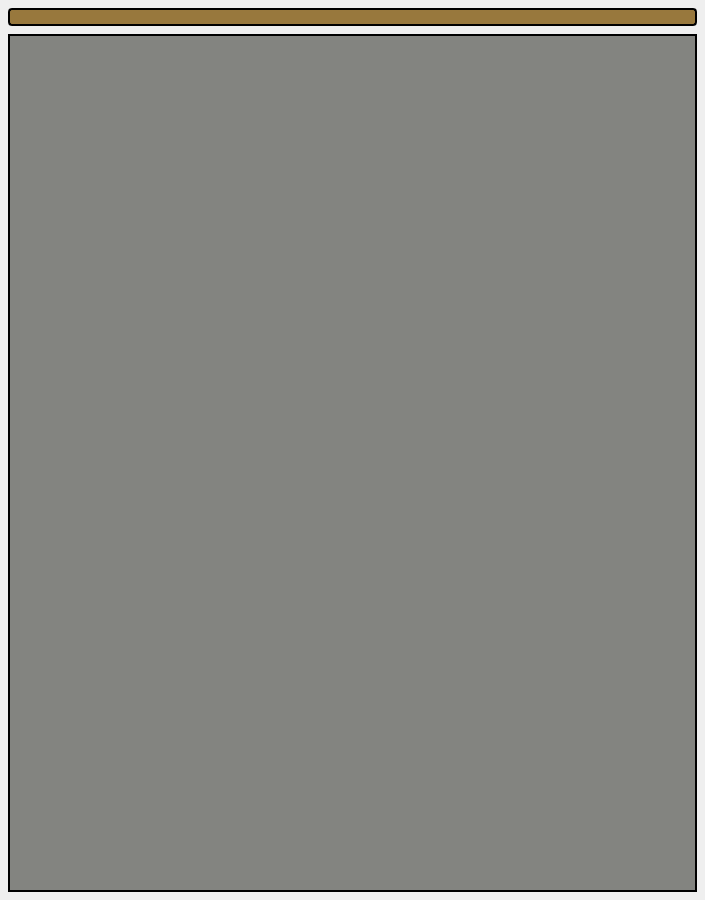
<?xml version="1.0" encoding="UTF-8"?>
<ui version="4.0">
 <class>OutputTextDisplay</class>
 <widget class="QWidget" name="OutputTextDisplay">
  <property name="geometry">
   <rect>
    <x>0</x>
    <y>0</y>
    <width>705</width>
    <height>900</height>
   </rect>
  </property>
  <property name="sizePolicy">
   <sizepolicy hsizetype="Expanding" vsizetype="Expanding">
    <horstretch>0</horstretch>
    <verstretch>0</verstretch>
   </sizepolicy>
  </property>
  <property name="minimumSize">
   <size>
    <width>400</width>
    <height>300</height>
   </size>
  </property>
  <property name="windowTitle">
   <string>OutputTextDisplay</string>
  </property>
  <property name="autoFillBackground">
   <bool>false</bool>
  </property>
  <property name="styleSheet">
   <string notr="true">/* ---------------------------------------------------------------------------

    WARNING! File created programmatically. All changes made in this file will be lost!

    Created by the qtsass compiler v0.3.0

    The definitions are in the &quot;qdarkstyle.qss._styles.scss&quot; module

--------------------------------------------------------------------------- */
/* Light Style - QDarkStyleSheet ------------------------------------------ */
/*

See Qt documentation:

  - https://doc.qt.io/qt-5/stylesheet.html
  - https://doc.qt.io/qt-5/stylesheet-reference.html
  - https://doc.qt.io/qt-5/stylesheet-examples.html

--------------------------------------------------------------------------- */
/* Reset elements ------------------------------------------------------------

Resetting everything helps to unify styles across different operating systems

--------------------------------------------------------------------------- */
* {
  padding: 0px;
  margin: 0px;
  border: 0px;
  border-style: none;
  border-image: none;
  outline: 0;
}

/* specific reset for elements inside QToolBar */
QToolBar * {
  margin: 0px;
  padding: 0px;
}

/* QWidget ----------------------------------------------------------------

--------------------------------------------------------------------------- */
QWidget {
	/*background-color: #19232D;*/
	
	background-color: rgb(46, 65, 83);

  border: 0px solid #455364;
  padding: 0px;
  color: #E0E1E3;
  selection-background-color: #346792;
  selection-color: #E0E1E3;
}

QWidget:disabled {
  background-color: #19232D;
  color: #9DA9B5;
  selection-background-color: #26486B;
  selection-color: #9DA9B5;
}

QWidget::item:selected {
  background-color: #346792;
}

QWidget::item:hover:!selected {
  background-color: #1A72BB;
}

/* QMainWindow ------------------------------------------------------------

This adjusts the splitter in the dock widget, not qsplitter
https://doc.qt.io/qt-5/stylesheet-examples.html#customizing-qmainwindow

--------------------------------------------------------------------------- */
QMainWindow::separator {
  background-color: #455364;
  border: 0px solid #19232D;
  spacing: 0px;
  padding: 2px;
}

QMainWindow::separator:hover {
  background-color: #60798B;
  border: 0px solid #1A72BB;
}

QMainWindow::separator:horizontal {
  width: 5px;
  margin-top: 2px;
  margin-bottom: 2px;
  image: url(&quot;:/qss_icons/dark/rc/toolbar_separator_vertical.png&quot;);
}

QMainWindow::separator:vertical {
  height: 5px;
  margin-left: 2px;
  margin-right: 2px;
  image: url(&quot;:/qss_icons/dark/rc/toolbar_separator_horizontal.png&quot;);
}

/* QToolTip ---------------------------------------------------------------

https://doc.qt.io/qt-5/stylesheet-examples.html#customizing-qtooltip

--------------------------------------------------------------------------- */
QToolTip {
  background-color: #346792;
  color: #E0E1E3;
  /* If you remove the border property, background stops working on Windows */
  border: none;
  /* Remove padding, for fix combo box tooltip */
  padding: 0px;
  /* Remove opacity, fix #174 - may need to use RGBA */
}

/* QStatusBar -------------------------------------------------------------

https://doc.qt.io/qt-5/stylesheet-examples.html#customizing-qstatusbar

--------------------------------------------------------------------------- */
QStatusBar {
  border: 1px solid #455364;
  /* Fixes Spyder #9120, #9121 */
  background: #455364;
  /* Fixes #205, white vertical borders separating items */
}

QStatusBar::item {
  border: none;
}

QStatusBar QToolTip {
  background-color: #1A72BB;
  border: 1px solid #19232D;
  color: #19232D;
  /* Remove padding, for fix combo box tooltip */
  padding: 0px;
  /* Reducing transparency to read better */
  opacity: 230;
}

QStatusBar QLabel {
  /* Fixes Spyder #9120, #9121 */
  background: transparent;
}

/* QCheckBox --------------------------------------------------------------

https://doc.qt.io/qt-5/stylesheet-examples.html#customizing-qcheckbox

--------------------------------------------------------------------------- */
QCheckBox {
  background-color: #19232D;
  color: #E0E1E3;
  spacing: 4px;
  outline: none;
  padding-top: 4px;
  padding-bottom: 4px;
}

QCheckBox:focus {
  border: none;
}

QCheckBox QWidget:disabled {
  background-color: #19232D;
  color: #9DA9B5;
}

QCheckBox::indicator {
  margin-left: 2px;
  height: 14px;
  width: 14px;
}

QCheckBox::indicator:unchecked {
  image: url(&quot;:/qss_icons/dark/rc/checkbox_unchecked.png&quot;);
}

QCheckBox::indicator:unchecked:hover, QCheckBox::indicator:unchecked:focus, QCheckBox::indicator:unchecked:pressed {
  border: none;
  image: url(&quot;:/qss_icons/dark/rc/checkbox_unchecked_focus.png&quot;);
}

QCheckBox::indicator:unchecked:disabled {
  image: url(&quot;:/qss_icons/dark/rc/checkbox_unchecked_disabled.png&quot;);
}

QCheckBox::indicator:checked {
  image: url(&quot;:/qss_icons/dark/rc/checkbox_checked.png&quot;);
}

QCheckBox::indicator:checked:hover, QCheckBox::indicator:checked:focus, QCheckBox::indicator:checked:pressed {
  border: none;
  image: url(&quot;:/qss_icons/dark/rc/checkbox_checked_focus.png&quot;);
}

QCheckBox::indicator:checked:disabled {
  image: url(&quot;:/qss_icons/dark/rc/checkbox_checked_disabled.png&quot;);
}

QCheckBox::indicator:indeterminate {
  image: url(&quot;:/qss_icons/dark/rc/checkbox_indeterminate.png&quot;);
}

QCheckBox::indicator:indeterminate:disabled {
  image: url(&quot;:/qss_icons/dark/rc/checkbox_indeterminate_disabled.png&quot;);
}

QCheckBox::indicator:indeterminate:focus, QCheckBox::indicator:indeterminate:hover, QCheckBox::indicator:indeterminate:pressed {
  image: url(&quot;:/qss_icons/dark/rc/checkbox_indeterminate_focus.png&quot;);
}

/* QGroupBox --------------------------------------------------------------

https://doc.qt.io/qt-5/stylesheet-examples.html#customizing-qgroupbox

--------------------------------------------------------------------------- */
QGroupBox {
  font-weight: bold;
  border: 1px solid #455364;
  border-radius: 4px;
  padding: 2px;
  margin-top: 6px;
  margin-bottom: 4px;
}



QGroupBox::indicator {
  margin-left: 2px;
  margin-top: 2px;
  padding: 0;
  height: 14px;
  width: 14px;
}

QGroupBox::indicator:unchecked {
  border: none;
  image: url(&quot;:/qss_icons/dark/rc/checkbox_unchecked.png&quot;);
}

QGroupBox::indicator:unchecked:hover, QGroupBox::indicator:unchecked:focus, QGroupBox::indicator:unchecked:pressed {
  border: none;
  image: url(&quot;:/qss_icons/dark/rc/checkbox_unchecked_focus.png&quot;);
}

QGroupBox::indicator:unchecked:disabled {
  image: url(&quot;:/qss_icons/dark/rc/checkbox_unchecked_disabled.png&quot;);
}

QGroupBox::indicator:checked {
  border: none;
  image: url(&quot;:/qss_icons/dark/rc/checkbox_checked.png&quot;);
}

QGroupBox::indicator:checked:hover, QGroupBox::indicator:checked:focus, QGroupBox::indicator:checked:pressed {
  border: none;
  image: url(&quot;:/qss_icons/dark/rc/checkbox_checked_focus.png&quot;);
}

QGroupBox::indicator:checked:disabled {
  image: url(&quot;:/qss_icons/dark/rc/checkbox_checked_disabled.png&quot;);
}

/* QRadioButton -----------------------------------------------------------

https://doc.qt.io/qt-5/stylesheet-examples.html#customizing-qradiobutton

--------------------------------------------------------------------------- */
QRadioButton {
  background-color: #19232D;
  color: #E0E1E3;
  spacing: 4px;
  padding-top: 4px;
  padding-bottom: 4px;
  border: none;
  outline: none;
}

QRadioButton:focus {
  border: none;
}

QRadioButton:disabled {
  background-color: #19232D;
  color: #9DA9B5;
  border: none;
  outline: none;
}

QRadioButton QWidget {
  background-color: #19232D;
  color: #E0E1E3;
  spacing: 0px;
  padding: 0px;
  outline: none;
  border: none;
}

QRadioButton::indicator {
  border: none;
  outline: none;
  margin-left: 2px;
  height: 14px;
  width: 14px;
}

QRadioButton::indicator:unchecked {
  image: url(&quot;:/qss_icons/dark/rc/radio_unchecked.png&quot;);
}

QRadioButton::indicator:unchecked:hover, QRadioButton::indicator:unchecked:focus, QRadioButton::indicator:unchecked:pressed {
  border: none;
  outline: none;
  image: url(&quot;:/qss_icons/dark/rc/radio_unchecked_focus.png&quot;);
}

QRadioButton::indicator:unchecked:disabled {
  image: url(&quot;:/qss_icons/dark/rc/radio_unchecked_disabled.png&quot;);
}

QRadioButton::indicator:checked {
  border: none;
  outline: none;
  image: url(&quot;:/qss_icons/dark/rc/radio_checked.png&quot;);
}

QRadioButton::indicator:checked:hover, QRadioButton::indicator:checked:focus, QRadioButton::indicator:checked:pressed {
  border: none;
  outline: none;
  image: url(&quot;:/qss_icons/dark/rc/radio_checked_focus.png&quot;);
}

QRadioButton::indicator:checked:disabled {
  outline: none;
  image: url(&quot;:/qss_icons/dark/rc/radio_checked_disabled.png&quot;);
}

/* QMenuBar ---------------------------------------------------------------

https://doc.qt.io/qt-5/stylesheet-examples.html#customizing-qmenubar

--------------------------------------------------------------------------- */
QMenuBar {
  background-color: #455364;
  padding: 2px;
  border: 1px solid #19232D;
  color: #E0E1E3;
  selection-background-color: #1A72BB;
}

QMenuBar:focus {
  border: 1px solid #346792;
}

QMenuBar::item {
  background: transparent;
  padding: 4px;
}

QMenuBar::item:selected {
  padding: 4px;
  background: transparent;
  border: 0px solid #455364;
  background-color: #1A72BB;
}

QMenuBar::item:pressed {
  padding: 4px;
  border: 0px solid #455364;
  background-color: #1A72BB;
  color: #E0E1E3;
  margin-bottom: 0px;
  padding-bottom: 0px;
}

/* QMenu ------------------------------------------------------------------

https://doc.qt.io/qt-5/stylesheet-examples.html#customizing-qmenu

--------------------------------------------------------------------------- */
QMenu {
  border: 0px solid #455364;
  color: #E0E1E3;
  margin: 0px;
  background-color: #37414F;
  selection-background-color: #1A72BB;
}

QMenu::separator {
  height: 1px;
  background-color: #60798B;
  color: #E0E1E3;
}

QMenu::item {
  background-color: #37414F;
  padding: 4px 24px 4px 28px;
  /* Reserve space for selection border */
  border: 1px transparent #455364;
}

QMenu::item:selected {
  color: #E0E1E3;
  background-color: #1A72BB;
}

QMenu::item:pressed {
  background-color: #1A72BB;
}

QMenu::icon {
  padding-left: 10px;
  width: 14px;
  height: 14px;
}

QMenu::indicator {
  padding-left: 8px;
  width: 12px;
  height: 12px;
  /* non-exclusive indicator = check box style indicator (see QActionGroup::setExclusive) */
  /* exclusive indicator = radio button style indicator (see QActionGroup::setExclusive) */
}

QMenu::indicator:non-exclusive:unchecked {
  image: url(&quot;:/qss_icons/dark/rc/checkbox_unchecked.png&quot;);
}

QMenu::indicator:non-exclusive:unchecked:hover, QMenu::indicator:non-exclusive:unchecked:focus, QMenu::indicator:non-exclusive:unchecked:pressed {
  border: none;
  image: url(&quot;:/qss_icons/dark/rc/checkbox_unchecked_focus.png&quot;);
}

QMenu::indicator:non-exclusive:unchecked:disabled {
  image: url(&quot;:/qss_icons/dark/rc/checkbox_unchecked_disabled.png&quot;);
}

QMenu::indicator:non-exclusive:checked {
  image: url(&quot;:/qss_icons/dark/rc/checkbox_checked.png&quot;);
}

QMenu::indicator:non-exclusive:checked:hover, QMenu::indicator:non-exclusive:checked:focus, QMenu::indicator:non-exclusive:checked:pressed {
  border: none;
  image: url(&quot;:/qss_icons/dark/rc/checkbox_checked_focus.png&quot;);
}

QMenu::indicator:non-exclusive:checked:disabled {
  image: url(&quot;:/qss_icons/dark/rc/checkbox_checked_disabled.png&quot;);
}

QMenu::indicator:non-exclusive:indeterminate {
  image: url(&quot;:/qss_icons/dark/rc/checkbox_indeterminate.png&quot;);
}

QMenu::indicator:non-exclusive:indeterminate:disabled {
  image: url(&quot;:/qss_icons/dark/rc/checkbox_indeterminate_disabled.png&quot;);
}

QMenu::indicator:non-exclusive:indeterminate:focus, QMenu::indicator:non-exclusive:indeterminate:hover, QMenu::indicator:non-exclusive:indeterminate:pressed {
  image: url(&quot;:/qss_icons/dark/rc/checkbox_indeterminate_focus.png&quot;);
}

QMenu::indicator:exclusive:unchecked {
  image: url(&quot;:/qss_icons/dark/rc/radio_unchecked.png&quot;);
}

QMenu::indicator:exclusive:unchecked:hover, QMenu::indicator:exclusive:unchecked:focus, QMenu::indicator:exclusive:unchecked:pressed {
  border: none;
  outline: none;
  image: url(&quot;:/qss_icons/dark/rc/radio_unchecked_focus.png&quot;);
}

QMenu::indicator:exclusive:unchecked:disabled {
  image: url(&quot;:/qss_icons/dark/rc/radio_unchecked_disabled.png&quot;);
}

QMenu::indicator:exclusive:checked {
  border: none;
  outline: none;
  image: url(&quot;:/qss_icons/dark/rc/radio_checked.png&quot;);
}

QMenu::indicator:exclusive:checked:hover, QMenu::indicator:exclusive:checked:focus, QMenu::indicator:exclusive:checked:pressed {
  border: none;
  outline: none;
  image: url(&quot;:/qss_icons/dark/rc/radio_checked_focus.png&quot;);
}

QMenu::indicator:exclusive:checked:disabled {
  outline: none;
  image: url(&quot;:/qss_icons/dark/rc/radio_checked_disabled.png&quot;);
}

QMenu::right-arrow {
  margin: 5px;
  padding-left: 12px;
  image: url(&quot;:/qss_icons/dark/rc/arrow_right.png&quot;);
  height: 12px;
  width: 12px;
}

/* QAbstractItemView ------------------------------------------------------

https://doc.qt.io/qt-5/stylesheet-examples.html#customizing-qcombobox

--------------------------------------------------------------------------- */
QAbstractItemView {
  alternate-background-color: #19232D;
  color: #E0E1E3;
  border: 1px solid #455364;
  border-radius: 4px;
}

QAbstractItemView QLineEdit {
  padding: 2px;
}

/* QAbstractScrollArea ----------------------------------------------------

https://doc.qt.io/qt-5/stylesheet-examples.html#customizing-qabstractscrollarea

--------------------------------------------------------------------------- */
QAbstractScrollArea {
  background-color: #19232D;
  border: 1px solid #455364;
  border-radius: 4px;
  /* fix #159 */
  padding: 2px;
  /* remove min-height to fix #244 */
  color: #E0E1E3;
}

QAbstractScrollArea:disabled {
  color: #9DA9B5;
}

/* QScrollArea ------------------------------------------------------------

--------------------------------------------------------------------------- */
QScrollArea QWidget QWidget:disabled {
  background-color: #19232D;
}

/* QScrollBar -------------------------------------------------------------

https://doc.qt.io/qt-5/stylesheet-examples.html#customizing-qscrollbar

--------------------------------------------------------------------------- */
QScrollBar:horizontal {
  height: 16px;
  margin: 2px 16px 2px 16px;
  border: 1px solid #455364;
  border-radius: 4px;
  background-color: #19232D;
}

QScrollBar:vertical {
  background-color: #19232D;
  width: 16px;
  margin: 16px 2px 16px 2px;
  border: 1px solid #455364;
  border-radius: 4px;
}

QScrollBar::handle:horizontal {
  background-color: #60798B;
  border: 1px solid #455364;
  border-radius: 4px;
  min-width: 8px;
}

QScrollBar::handle:horizontal:hover {
  background-color: #346792;
  border: #346792;
  border-radius: 4px;
  min-width: 8px;
}

QScrollBar::handle:horizontal:focus {
  border: 1px solid #1A72BB;
}

QScrollBar::handle:vertical {
  background-color: #60798B;
  border: 1px solid #455364;
  min-height: 8px;
  border-radius: 4px;
}

QScrollBar::handle:vertical:hover {
  background-color: #346792;
  border: #346792;
  border-radius: 4px;
  min-height: 8px;
}

QScrollBar::handle:vertical:focus {
  border: 1px solid #1A72BB;
}

QScrollBar::add-line:horizontal {
  margin: 0px 0px 0px 0px;
  border-image: url(&quot;:/qss_icons/dark/rc/arrow_right_disabled.png&quot;);
  height: 12px;
  width: 12px;
  subcontrol-position: right;
  subcontrol-origin: margin;
}

QScrollBar::add-line:horizontal:hover, QScrollBar::add-line:horizontal:on {
  border-image: url(&quot;:/qss_icons/dark/rc/arrow_right.png&quot;);
  height: 12px;
  width: 12px;
  subcontrol-position: right;
  subcontrol-origin: margin;
}

QScrollBar::add-line:vertical {
  margin: 3px 0px 3px 0px;
  border-image: url(&quot;:/qss_icons/dark/rc/arrow_down_disabled.png&quot;);
  height: 12px;
  width: 12px;
  subcontrol-position: bottom;
  subcontrol-origin: margin;
}

QScrollBar::add-line:vertical:hover, QScrollBar::add-line:vertical:on {
  border-image: url(&quot;:/qss_icons/dark/rc/arrow_down.png&quot;);
  height: 12px;
  width: 12px;
  subcontrol-position: bottom;
  subcontrol-origin: margin;
}

QScrollBar::sub-line:horizontal {
  margin: 0px 3px 0px 3px;
  border-image: url(&quot;:/qss_icons/dark/rc/arrow_left_disabled.png&quot;);
  height: 12px;
  width: 12px;
  subcontrol-position: left;
  subcontrol-origin: margin;
}

QScrollBar::sub-line:horizontal:hover, QScrollBar::sub-line:horizontal:on {
  border-image: url(&quot;:/qss_icons/dark/rc/arrow_left.png&quot;);
  height: 12px;
  width: 12px;
  subcontrol-position: left;
  subcontrol-origin: margin;
}

QScrollBar::sub-line:vertical {
  margin: 3px 0px 3px 0px;
  border-image: url(&quot;:/qss_icons/dark/rc/arrow_up_disabled.png&quot;);
  height: 12px;
  width: 12px;
  subcontrol-position: top;
  subcontrol-origin: margin;
}

QScrollBar::sub-line:vertical:hover, QScrollBar::sub-line:vertical:on {
  border-image: url(&quot;:/qss_icons/dark/rc/arrow_up.png&quot;);
  height: 12px;
  width: 12px;
  subcontrol-position: top;
  subcontrol-origin: margin;
}

QScrollBar::up-arrow:horizontal, QScrollBar::down-arrow:horizontal {
  background: none;
}

QScrollBar::up-arrow:vertical, QScrollBar::down-arrow:vertical {
  background: none;
}

QScrollBar::add-page:horizontal, QScrollBar::sub-page:horizontal {
  background: none;
}

QScrollBar::add-page:vertical, QScrollBar::sub-page:vertical {
  background: none;
}

/* QTextEdit --------------------------------------------------------------

https://doc.qt.io/qt-5/stylesheet-examples.html#customizing-specific-widgets

--------------------------------------------------------------------------- */
QTextEdit {
  background-color: #19232D;
  color: #E0E1E3;
  border-radius: 4px;
  border: 1px solid #455364;
}

QTextEdit:focus {
  border: 1px solid #1A72BB;
}

QTextEdit:selected {
  background: #346792;
  color: #455364;
}

/* QPlainTextEdit ---------------------------------------------------------

--------------------------------------------------------------------------- */
QPlainTextEdit {
  background-color: #19232D;
  color: #E0E1E3;
  border-radius: 4px;
  border: 1px solid #455364;
}

QPlainTextEdit:focus {
  border: 1px solid #1A72BB;
}

QPlainTextEdit:selected {
  background: #346792;
  color: #455364;
}

/* QSizeGrip --------------------------------------------------------------

https://doc.qt.io/qt-5/stylesheet-examples.html#customizing-qsizegrip

--------------------------------------------------------------------------- */
QSizeGrip {
  background: transparent;
  width: 12px;
  height: 12px;
  image: url(&quot;:/qss_icons/dark/rc/window_grip.png&quot;);
}

/* QStackedWidget ---------------------------------------------------------

--------------------------------------------------------------------------- */
QStackedWidget {
  padding: 2px;
  border: 1px solid #455364;
  border: 1px solid #19232D;
}

/* QToolBar ---------------------------------------------------------------

https://doc.qt.io/qt-5/stylesheet-examples.html#customizing-qtoolbar

--------------------------------------------------------------------------- */
QToolBar {
  background-color: #455364;
  border-bottom: 1px solid #19232D;
  padding: 1px;
  font-weight: bold;
  spacing: 2px;
}

QToolBar:disabled {
  /* Fixes #272 */
  background-color: #455364;
}

QToolBar::handle:horizontal {
  width: 16px;
  image: url(&quot;:/qss_icons/dark/rc/toolbar_move_horizontal.png&quot;);
}

QToolBar::handle:vertical {
  height: 16px;
  image: url(&quot;:/qss_icons/dark/rc/toolbar_move_vertical.png&quot;);
}

QToolBar::separator:horizontal {
  width: 16px;
  image: url(&quot;:/qss_icons/dark/rc/toolbar_separator_horizontal.png&quot;);
}

QToolBar::separator:vertical {
  height: 16px;
  image: url(&quot;:/qss_icons/dark/rc/toolbar_separator_vertical.png&quot;);
}

QToolButton#qt_toolbar_ext_button {
  background: #455364;
  border: 0px;
  color: #E0E1E3;
  image: url(&quot;:/qss_icons/dark/rc/arrow_right.png&quot;);
}

/* QAbstractSpinBox -------------------------------------------------------

--------------------------------------------------------------------------- */
QAbstractSpinBox {
  background-color: #19232D;
  border: 1px solid #455364;
  color: #E0E1E3;
  /* This fixes 103, 111 */
  padding-top: 2px;
  /* This fixes 103, 111 */
  padding-bottom: 2px;
  padding-left: 4px;
  padding-right: 4px;
  border-radius: 4px;
  /* min-width: 5px; removed to fix 109 */
}

QAbstractSpinBox:up-button {
  background-color: transparent #19232D;
  subcontrol-origin: border;
  subcontrol-position: top right;
  border-left: 1px solid #455364;
  border-bottom: 1px solid #455364;
  border-top-left-radius: 0;
  border-bottom-left-radius: 0;
  margin: 1px;
  width: 12px;
  margin-bottom: -1px;
}

QAbstractSpinBox::up-arrow, QAbstractSpinBox::up-arrow:disabled, QAbstractSpinBox::up-arrow:off {
  image: url(&quot;:/qss_icons/dark/rc/arrow_up_disabled.png&quot;);
  height: 8px;
  width: 8px;
}

QAbstractSpinBox::up-arrow:hover {
  image: url(&quot;:/qss_icons/dark/rc/arrow_up.png&quot;);
}

QAbstractSpinBox:down-button {
  background-color: transparent #19232D;
  subcontrol-origin: border;
  subcontrol-position: bottom right;
  border-left: 1px solid #455364;
  border-top: 1px solid #455364;
  border-top-left-radius: 0;
  border-bottom-left-radius: 0;
  margin: 1px;
  width: 12px;
  margin-top: -1px;
}

QAbstractSpinBox::down-arrow, QAbstractSpinBox::down-arrow:disabled, QAbstractSpinBox::down-arrow:off {
  image: url(&quot;:/qss_icons/dark/rc/arrow_down_disabled.png&quot;);
  height: 8px;
  width: 8px;
}

QAbstractSpinBox::down-arrow:hover {
  image: url(&quot;:/qss_icons/dark/rc/arrow_down.png&quot;);
}

QAbstractSpinBox:hover {
  border: 1px solid #346792;
  color: #E0E1E3;
}

QAbstractSpinBox:focus {
  border: 1px solid #1A72BB;
}

QAbstractSpinBox:selected {
  background: #346792;
  color: #455364;
}

/* ------------------------------------------------------------------------ */
/* DISPLAYS --------------------------------------------------------------- */
/* ------------------------------------------------------------------------ */
/* QLabel -----------------------------------------------------------------

https://doc.qt.io/qt-5/stylesheet-examples.html#customizing-qframe

--------------------------------------------------------------------------- */
QLabel {
  background-color: #19232D;
  border: 0px solid #455364;
  padding: 2px;
  margin: 0px;
  color: #E0E1E3;
}

QLabel:disabled {
  background-color: #19232D;
  border: 0px solid #455364;
  color: #9DA9B5;
}

/* QTextBrowser -----------------------------------------------------------

https://doc.qt.io/qt-5/stylesheet-examples.html#customizing-qabstractscrollarea

--------------------------------------------------------------------------- */
QTextBrowser {
  background-color: #19232D;
  border: 1px solid #455364;
  color: #E0E1E3;
  border-radius: 4px;
}

QTextBrowser:disabled {
  background-color: #19232D;
  border: 1px solid #455364;
  color: #9DA9B5;
  border-radius: 4px;
}

QTextBrowser:hover, QTextBrowser:!hover, QTextBrowser:selected, QTextBrowser:pressed {
  border: 1px solid #455364;
}

/* QGraphicsView ----------------------------------------------------------

--------------------------------------------------------------------------- */
QGraphicsView {
  background-color: #19232D;
  border: 1px solid #455364;
  color: #E0E1E3;
  border-radius: 4px;
}

QGraphicsView:disabled {
  background-color: #19232D;
  border: 1px solid #455364;
  color: #9DA9B5;
  border-radius: 4px;
}

QGraphicsView:hover, QGraphicsView:!hover, QGraphicsView:selected, QGraphicsView:pressed {
  border: 1px solid #455364;
}

/* QCalendarWidget --------------------------------------------------------

--------------------------------------------------------------------------- */
QCalendarWidget {
  border: 1px solid #455364;
  border-radius: 4px;
}

QCalendarWidget:disabled {
  background-color: #19232D;
  color: #9DA9B5;
}

/* QLCDNumber -------------------------------------------------------------

--------------------------------------------------------------------------- */
QLCDNumber {
  background-color: #19232D;
  color: #E0E1E3;
}

QLCDNumber:disabled {
  background-color: #19232D;
  color: #9DA9B5;
}

/* QProgressBar -----------------------------------------------------------

https://doc.qt.io/qt-5/stylesheet-examples.html#customizing-qprogressbar

--------------------------------------------------------------------------- */
QProgressBar {
  background-color: #19232D;
  border: 1px solid #455364;
  color: #E0E1E3;
  border-radius: 4px;
  text-align: center;
}

QProgressBar:disabled {
  background-color: #19232D;
  border: 1px solid #455364;
  color: #9DA9B5;
  border-radius: 4px;
  text-align: center;
}

QProgressBar::chunk {
  background-color: #346792;
  color: #19232D;
  border-radius: 4px;
}

QProgressBar::chunk:disabled {
  background-color: #26486B;
  color: #9DA9B5;
  border-radius: 4px;
}

/* ------------------------------------------------------------------------ */
/* BUTTONS ---------------------------------------------------------------- */
/* ------------------------------------------------------------------------ */
/* QPushButton ------------------------------------------------------------

https://doc.qt.io/qt-5/stylesheet-examples.html#customizing-qpushbutton

--------------------------------------------------------------------------- */
QPushButton {
  background-color: #455364;
  color: #E0E1E3;
  border-radius: 4px;
  padding: 2px;
  outline: none;
  border: none;
}

QPushButton:disabled {
  background-color: #455364;
  color: #9DA9B5;
  border-radius: 4px;
  padding: 2px;
}

QPushButton:checked {
  background-color: #60798B;
  border-radius: 4px;
  padding: 2px;
  outline: none;
}

QPushButton:checked:disabled {
  background-color: #60798B;
  color: #9DA9B5;
  border-radius: 4px;
  padding: 2px;
  outline: none;
}

QPushButton:checked:selected {
  background: #60798B;
}

QPushButton:hover {
  background-color: #54687A;
  color: #E0E1E3;
}

QPushButton:pressed {
  background-color: #60798B;
}

QPushButton:selected {
  background: #60798B;
  color: #E0E1E3;
}

QPushButton::menu-indicator {
  subcontrol-origin: padding;
  subcontrol-position: bottom right;
  bottom: 4px;
}

QDialogButtonBox QPushButton {
  /* Issue #194 #248 - Special case of QPushButton inside dialogs, for better UI */
  min-width: 80px;
}

/* QToolButton ------------------------------------------------------------

https://doc.qt.io/qt-5/stylesheet-examples.html#customizing-qtoolbutton

--------------------------------------------------------------------------- */
QToolButton {
  background-color: #455364;
  color: #E0E1E3;
  border-radius: 4px;
  padding: 2px;
  outline: none;
  border: none;
  /* The subcontrols below are used only in the DelayedPopup mode */
  /* The subcontrols below are used only in the MenuButtonPopup mode */
  /* The subcontrol below is used only in the InstantPopup or DelayedPopup mode */
}

QToolButton:disabled {
  background-color: #455364;
  color: #9DA9B5;
  border-radius: 4px;
  padding: 2px;
}

QToolButton:checked {
  background-color: #60798B;
  border-radius: 4px;
  padding: 2px;
  outline: none;
}

QToolButton:checked:disabled {
  background-color: #60798B;
  color: #9DA9B5;
  border-radius: 4px;
  padding: 2px;
  outline: none;
}

QToolButton:checked:hover {
  background-color: #54687A;
  color: #E0E1E3;
}

QToolButton:checked:pressed {
  background-color: #60798B;
}

QToolButton:checked:selected {
  background: #60798B;
  color: #E0E1E3;
}

QToolButton:hover {
  background-color: #54687A;
  color: #E0E1E3;
}

QToolButton:pressed {
  background-color: #60798B;
}

QToolButton:selected {
  background: #60798B;
  color: #E0E1E3;
}

QToolButton[popupMode=&quot;0&quot;] {
  /* Only for DelayedPopup */
  padding-right: 2px;
}

QToolButton[popupMode=&quot;1&quot;] {
  /* Only for MenuButtonPopup */
  padding-right: 20px;
}

QToolButton[popupMode=&quot;1&quot;]::menu-button {
  border: none;
}

QToolButton[popupMode=&quot;1&quot;]::menu-button:hover {
  border: none;
  border-left: 1px solid #455364;
  border-radius: 0;
}

QToolButton[popupMode=&quot;2&quot;] {
  /* Only for InstantPopup */
  padding-right: 2px;
}

QToolButton::menu-button {
  padding: 2px;
  border-radius: 4px;
  width: 12px;
  border: none;
  outline: none;
}

QToolButton::menu-button:hover {
  border: 1px solid #346792;
}

QToolButton::menu-button:checked:hover {
  border: 1px solid #346792;
}

QToolButton::menu-indicator {
  image: url(&quot;:/qss_icons/dark/rc/arrow_down.png&quot;);
  height: 8px;
  width: 8px;
  top: 0;
  /* Exclude a shift for better image */
  left: -2px;
  /* Shift it a bit */
}

QToolButton::menu-arrow {
  image: url(&quot;:/qss_icons/dark/rc/arrow_down.png&quot;);
  height: 8px;
  width: 8px;
}

QToolButton::menu-arrow:hover {
  image: url(&quot;:/qss_icons/dark/rc/arrow_down_focus.png&quot;);
}

/* QCommandLinkButton -----------------------------------------------------

--------------------------------------------------------------------------- */
QCommandLinkButton {
  background-color: transparent;
  border: 1px solid #455364;
  color: #E0E1E3;
  border-radius: 4px;
  padding: 0px;
  margin: 0px;
}

QCommandLinkButton:disabled {
  background-color: transparent;
  color: #9DA9B5;
}

/* ------------------------------------------------------------------------ */
/* INPUTS - NO FIELDS ----------------------------------------------------- */
/* ------------------------------------------------------------------------ */
/* QComboBox --------------------------------------------------------------

https://doc.qt.io/qt-5/stylesheet-examples.html#customizing-qcombobox

--------------------------------------------------------------------------- */
QComboBox {
  border: 1px solid #455364;
  border-radius: 4px;
  selection-background-color: #346792;
  padding-left: 4px;
  padding-right: 4px;
  /* padding-right = 36; 4 + 16*2 See scrollbar size */
  /* changed to 4px to fix #239 */
  /* Fixes #103, #111 */
  min-height: 1.5em;
  /* padding-top: 2px;     removed to fix #132 */
  /* padding-bottom: 2px;  removed to fix #132 */
  /* min-width: 75px;      removed to fix #109 */
  /* Needed to remove indicator - fix #132 */
}

QComboBox QAbstractItemView {
  border: 1px solid #455364;
  border-radius: 0;
  background-color: #19232D;
  selection-background-color: #346792;
}

QComboBox QAbstractItemView:hover {
  background-color: #19232D;
  color: #E0E1E3;
}

QComboBox QAbstractItemView:selected {
  background: #346792;
  color: #455364;
}

QComboBox QAbstractItemView:alternate {
  background: #19232D;
}

QComboBox:disabled {
  background-color: #19232D;
  color: #9DA9B5;
}

QComboBox:hover {
  border: 1px solid #346792;
}

QComboBox:focus {
  border: 1px solid #1A72BB;
}

QComboBox:on {
  selection-background-color: #346792;
}

QComboBox::indicator {
  border: none;
  border-radius: 0;
  background-color: transparent;
  selection-background-color: transparent;
  color: transparent;
  selection-color: transparent;
  /* Needed to remove indicator - fix #132 */
}

QComboBox::indicator:alternate {
  background: #19232D;
}

QComboBox::item {
  /* Remove to fix #282, #285 and MR #288*/
  /*&amp;:checked {
            font-weight: bold;
        }

        &amp;:selected {
            border: 0px solid transparent;
        }
        */
}

QComboBox::item:alternate {
  background: #19232D;
}</string>
  </property>
  <layout class="QGridLayout" name="gridLayout_5">
   <property name="leftMargin">
    <number>8</number>
   </property>
   <property name="topMargin">
    <number>8</number>
   </property>
   <property name="rightMargin">
    <number>8</number>
   </property>
   <property name="bottomMargin">
    <number>8</number>
   </property>
   <property name="spacing">
    <number>8</number>
   </property>
   <item row="0" column="0">
    <widget class="QLabel" name="LabelBlockName">
     <property name="sizePolicy">
      <sizepolicy hsizetype="Expanding" vsizetype="Maximum">
       <horstretch>0</horstretch>
       <verstretch>0</verstretch>
      </sizepolicy>
     </property>
     <property name="styleSheet">
      <string notr="true">QLabel
{
border: 2px solid line black;
border-radius: 4px;	
	background-color: rgba(128, 87, 12,200);
	color: rgb(210, 204, 182);
	font: 600 14pt &quot;Ubuntu Sans&quot;;

}</string>
     </property>
     <property name="text">
      <string/>
     </property>
     <property name="alignment">
      <set>Qt::AlignCenter</set>
     </property>
    </widget>
   </item>
   <item row="1" column="0">
    <widget class="QListWidget" name="listMessages">
     <property name="sizePolicy">
      <sizepolicy hsizetype="Expanding" vsizetype="Preferred">
       <horstretch>0</horstretch>
       <verstretch>0</verstretch>
      </sizepolicy>
     </property>
     <property name="minimumSize">
      <size>
       <width>0</width>
       <height>180</height>
      </size>
     </property>
     <property name="font">
      <font>
       <family>Ubuntu</family>
       <pointsize>12</pointsize>
       <italic>false</italic>
       <bold>true</bold>
      </font>
     </property>
     <property name="styleSheet">
      <string notr="true">QListWidget
{
border: 2px solid line black;
	background-color: rgba(101, 102, 97,200);
	font: 700 12pt &quot;Ubuntu&quot;;
}</string>
     </property>
    </widget>
   </item>
  </layout>
 </widget>
 <layoutdefault spacing="6" margin="11"/>
 <resources/>
 <connections/>
</ui>
